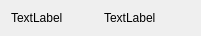
<?xml version="1.0" encoding="UTF-8"?>
<ui version="4.0">
 <class>OwnerItemWidget</class>
 <widget class="QWidget" name="OwnerItemWidget">
  <property name="geometry">
   <rect>
    <x>0</x>
    <y>0</y>
    <width>201</width>
    <height>34</height>
   </rect>
  </property>
  <property name="windowTitle">
   <string>Form</string>
  </property>
  <layout class="QHBoxLayout" name="horizontalLayout">
   <item>
    <widget class="QLabel" name="nameLabel">
     <property name="text">
      <string>TextLabel</string>
     </property>
    </widget>
   </item>
   <item>
    <widget class="QLabel" name="valueLabel">
     <property name="text">
      <string>TextLabel</string>
     </property>
    </widget>
   </item>
  </layout>
 </widget>
 <resources/>
 <connections/>
</ui>
